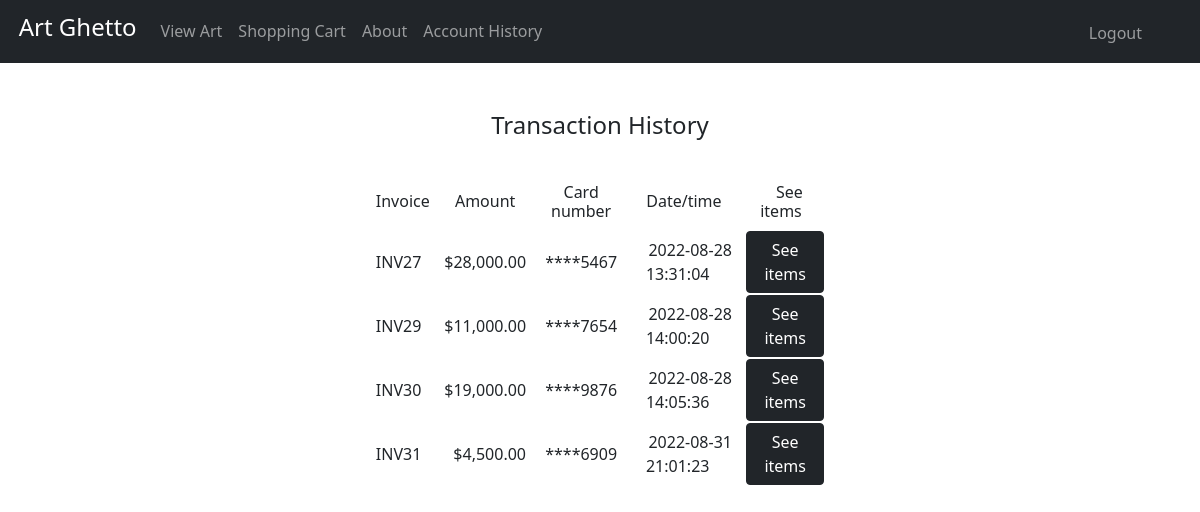
The page /transactions (signed in) on the database its author committed.
### tables this page shows
CREATE TABLE transactions(
invoice_no INTEGER PRIMARY KEY AUTOINCREMENT NOT NULL,
user_id INTEGER NOT NULL,
totalprice NUMERIC NOT NULL,
payname TEXT NOT NULL,
paynumber TEXT NOT NULL,
paynumber4 TEXT NOT NULL,
payexpiry TEXT NOT NULL,
paycvs TEXT NOT NULL,
sqltime TIMESTAMP DEFAULT CURRENT_TIMESTAMP,
FOREIGN KEY (user_id) REFERENCES users(id)
);

### app.py (the view, shortened to what this page needs)
@app.route("/transactions", methods=["GET", "POST"])
@login_required
def transactions():
    id = session["user_id"]
    if request.method == "GET":
        firstname = db.execute("SELECT firstname from users WHERE id = ?", id)
        userfirstname = firstname[0]['firstname']
        emptyinvoice = db.execute("SELECT user_id from invoices WHERE user_id = ? AND user_id NOT NULL", id)
        if len(emptyinvoice) == 0:
            return render_template("transactions.html", userfirstname=userfirstname)
        totalprice1 = db.execute("SELECT sum(totalprice) FROM invoices WHERE user_id = ?", id)
        totalprice2 = totalprice1[0]['sum(totalprice)']
        totalprice3 = '{:,.2f}'.format(totalprice2)
        trans = db.execute("SELECT * FROM transactions WHERE user_id = ?", id)
        return render_template("transactions.html", userfirstname=userfirstname, trans=trans, totalprice=totalprice3)

### app.py (called while the page is built)
@app.after_request
def after_request(response):
    response.headers["Cache-Control"] = "no-cach, no-store, must-revalidate"
    response.headers["Expires"] = 0
    response.headers["Pragma"] = "no-cache"
    return response

### helpers.py (called while the page is built)
def login_required(f):
    @wraps(f)
    def decorated_function(*args, **kwargs):
        if session.get("user_id") is None:
            return redirect("/login")
        return f(*args, **kwargs)
    return decorated_function

### templates/transactions.html (shortened to what this page needs)
{% extends "layout.html" %}
{% block main %}
<body>
    <h4 class="title">Transaction History</h4>
    <br>
    <div class="container_align">
        <table>
            <thead class="thead-dark">
                <tr  class="mb-2">
                    <th id="tinvoice"><h6>Invoice</h6></th>
                    <th id="tamount"><h6>&nbsp;&nbsp;Amount&nbsp;&nbsp;</h6></th>
                    <th id="tcard"><h6>Card number</h6></th>
                    <th id="tdate"><h6>&nbsp;&nbsp;Date/time&nbsp;&nbsp;</h6></th>
                    <th id="tdetails"><h6>&nbsp;&nbsp;See items&nbsp;&nbsp;</h6></th>
                </tr>
            </thead>
            <tbody>
                {% for i in trans %}
                    <tr  class="mb-2">
                        <td id="transinv">INV{{ i.invoice_no }}</td>
                        <td id="transtotal">&nbsp;&nbsp;&nbsp;${{ i.totalprice }}&nbsp;&nbsp;&nbsp;</td>
                        <td id="transpay">****{{ i.paynumber4 }}</td>
                        <td id="transsql">&nbsp;&nbsp;&nbsp;{{ i.sqltime }}&nbsp;&nbsp;&nbsp;</td>
                        <form action="/transactions" method="post">
                            <th><Button class="btn btn-dark" name="invoice_no" value="{{ i.invoice_no }}">See items</Button></th>
                        </form>
                    </tr>
                {% endfor %}
            </tbody>
        </table>
    </div>
</body>
{% endblock %}

### static/styles.css (style rules this page uses)
.container_align { margin: auto; width: 40%; padding: 10px; }
#transtotal, #invpri { text-align: right; }
#transinv, #invproid, #invno, #invpro, #iproduct, #invproduct, #invdate { text-align: left; }
.title { text-align: center; }

### rows shown on the page
transactions: invoice_no "27", totalprice "28,000.00", paynumber4 "5467", sqltime "2022-08-28 13:31:04"
transactions: invoice_no "29", totalprice "11,000.00", paynumber4 "7654", sqltime "2022-08-28 14:00:20"
transactions: invoice_no "30", totalprice "19,000.00", paynumber4 "9876", sqltime "2022-08-28 14:05:36"
transactions: invoice_no "31", totalprice "4,500.00", paynumber4 "6909", sqltime "2022-08-31 21:01:23"
